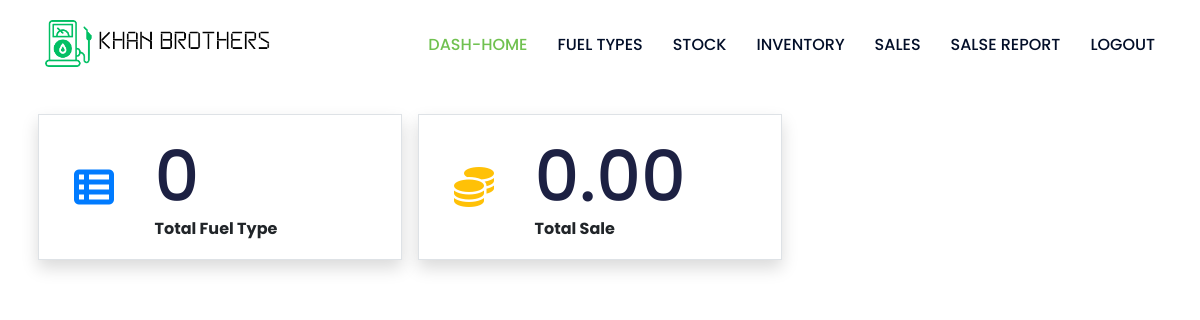
Page /kb-dash/ (signed in) on the earlier database version.
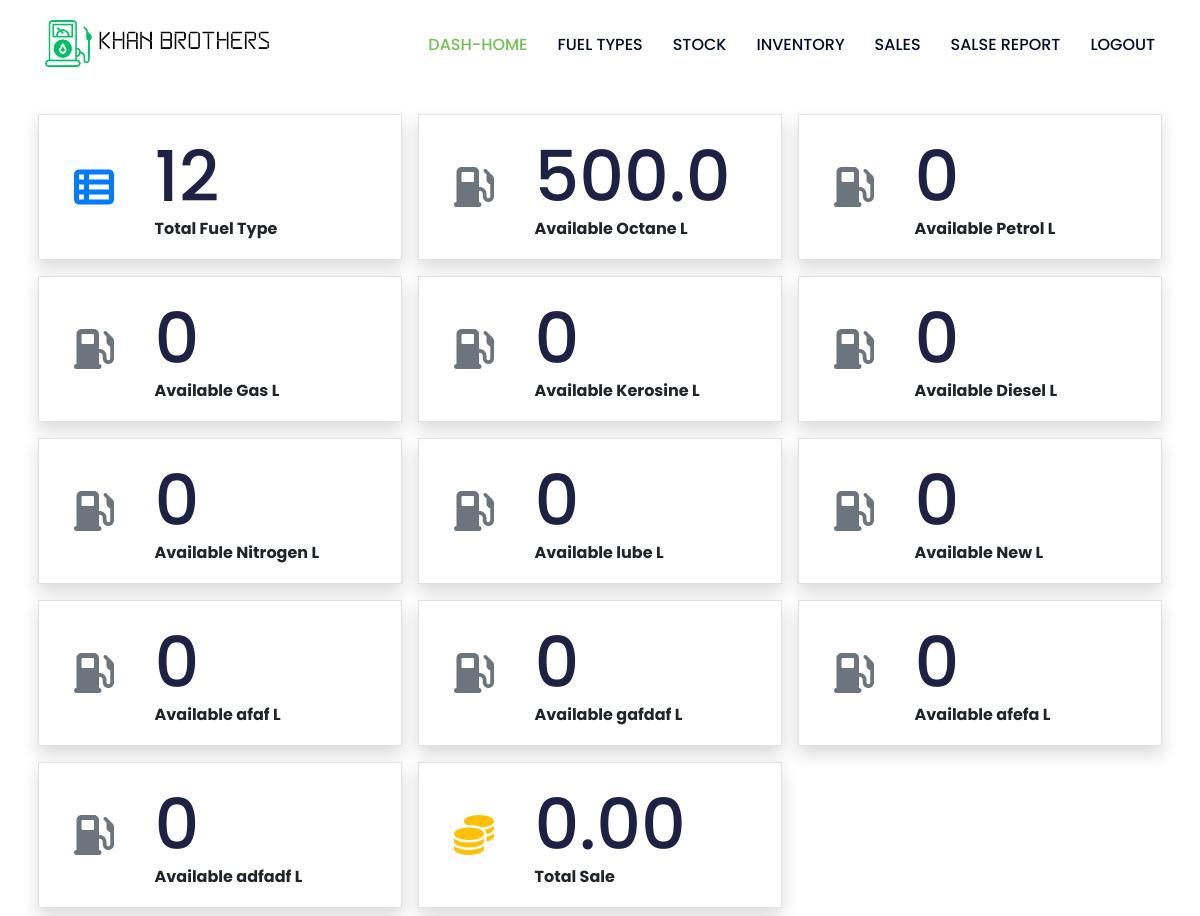
Same page on the later database version.
### management/models.py (models this page shows)
class Fuel(models.Model):
    name = models.CharField(max_length=100)
    description = models.TextField()
    status = models.CharField(max_length=2, choices=(('1', 'Active'), ('0', 'Inactive')), default=1)
    price = models.FloatField(max_length=(15, 2), default=0)
    date_created = models.DateTimeField(auto_now=True)
    class Meta:
        verbose_name_plural = "Fuel type list"
    def __str__(self):
        return str(f"{self.name}")
    def available(self):
        try:
            stock_in = self.stocks.aggregate(models.Sum("volume"))['volume__sum']
            if stock_in is None:
                stock_in = 0
        except:
            stock_in = 0
        try:
            sale = self.sales.aggregate(models.Sum("volume"))['volume__sum']
            if sale is None:
                sale = 0
        except:
            sale = 0
        return stock_in - sale

### management/views.py (the view)
# urls.py: path('', Dashboard.as_view(), name='dashboard'),
class Dashboard(LoginRequiredMixin, generic.View):
  def get(self, request, *args, **kwargs):
    total_fuel_count = Fuel.objects.filter(status = 1).count()
    fuels = Fuel.objects.filter(status=1)
    try:
      total_sale = Fuel.sales.aggregate(Sum('amount'))['amount_sum']
      if total_sale is None:
        total_sale = 0
    except:
      total_sale = 0
    context = {
      'total_fuel_count': total_fuel_count,
      'fuels': fuels,
      'total_sale': total_sale,
    }
    return render(request, 'management/dashboard.html', context)

### kb_config/templates/management/dashboard.html (shortened to what this page needs)
{% extends "management_base.html" %}
{% load humanize %}
{% block content %}
<section class="">
  <div class="row justify-content-start">
    <div class="col-lg-4 col-md-6 col-sm-12 col-xs-12 p-2">
      <div class=" card card-default rounded-0 shadow border border-gray">
        <div class="card-body">
          <div class="container-fluid">
            <div class="d-flex w-100 align-items-center">
              <div class="col-3">
                <i class="fs-1 text-primary fa-solid fa-th-list" style="font-size: 40px"></i>
              </div>
              <div class="col-9">
                <h1 class="text-end">{{total_fuel_count|intcomma}}</h2>
                  <div class="text-end text-sm"><b>Total Fuel Type</b></div>
              </div>
            </div>
          </div>
        </div>
      </div>
    </div>
    {% for fuel in fuels %}
    <div class="col-lg-4 col-md-6 col-sm-12 col-xs-12 p-2">
      <div class=" card card-default rounded-0 shadow border border-gray">
        <div class="card-body">
          <div class="container-fluid">
            <div class="d-flex w-100 align-items-center">
              <div class="col-3">
                <i class="fs-1 text-muted fa fa-gas-pump" style="font-size: 40px"></i>
              </div>
              <div class="col-9">
                <h1 class="text-end">{{fuel.available|intcomma}}</h2>
                  <div class="text-end text-sm"><b>Available {{fuel}} L</b></div>
              </div>
            </div>
          </div>
        </div>
      </div>
    </div>
    {% endfor %}
    <div class="col-lg-4 col-md-6 col-sm-12 col-xs-12 p-2">
      <div class=" card card-default rounded-0 shadow border border-gray">
        <div class="card-body">
          <div class="container-fluid">
            <div class="d-flex w-100 align-items-center">
              <div class="col-3">
                <i class="fs-1 text-warning fa fa-coins" style="font-size: 40px"></i>
              </div>
              <div class="col-9">
                <h1 class="text-end">{{total_sale|floatformat:2|intcomma}}</h2>
                  <div class="text-end text-sm"><b>Total Sale</b></div>
              </div>
            </div>
          </div>
        </div>
      </div>
    </div>
  </div>
</section>
{% endblock content %}

Differences in the rows shown:
added Fuel: available "500.0", name "Octane"
added Fuel: available "0", name "Petrol"
added Fuel: available "0", name "Gas"
added Fuel: available "0", name "Kerosine"
added Fuel: available "0", name "Diesel"
added Fuel: available "0", name "Nitrogen"
added Fuel: available "0", name "lube"
added Fuel: available "0", name "New"
added Fuel: available "0", name "afaf"
added Fuel: available "0", name "gafdaf"
added Fuel: available "0", name "afefa"
added Fuel: available "0", name "adfadf"
Other differences:
{{ total_fuel_count|intcomma }}: "0" → "12"
